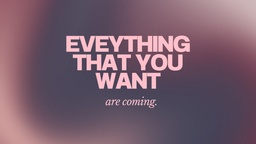
#> input picture Study/wp.jpg, 256 x 144 px, shrunk from 1920 x 1080 before the run, given in place of test.jpg, which was not available
$ jupyter execute 'gaussian blur.ipynb'
#> lines starting #> are read from the running program, lines starting #| are printed output that depends on the picture; pictures that were not available may be replaced by others from this repository, and a replacement may not be noted
[cell 1]
# Gaussian Blur Demo for Computer Vision Course
# Simple implementation for students with 3 weeks of Python experience

import math
import matplotlib.pyplot as plt
from PIL import Image
import numpy as np

[cell 2]
def create_gaussian_kernel(size, sigma):
    """
    Create a Gaussian blur kernel (filter)

    Parameters:
    - size: kernel size (must be odd number, e.g., 3, 5, 7)
    - sigma: standard deviation (controls blur strength)

    Returns:
    - 2D list representing the Gaussian kernel
    """
    print(f"Creating Gaussian kernel: size={size}x{size}, sigma={sigma}")

    # Make sure size is odd
    if size % 2 == 0:
        size += 1
        print(f"Adjusted kernel size to {size} (must be odd)")

    # Calculate the center of the kernel
    center = size // 2

    # Initialize empty kernel
    kernel = []
    kernel_sum = 0  # We'll use this to normalize the kernel

    # Generate Gaussian values
    for y in range(size):
        row = []
        for x in range(size):
            # Distance from center
            dx = x - center
            dy = y - center

            # Gaussian formula: e^(-(x²+y²)/(2σ²))
            distance_squared = dx * dx + dy * dy
            gaussian_value = math.exp(-distance_squared / (2 * sigma * sigma))

            row.append(gaussian_value)
            kernel_sum += gaussian_value

        kernel.append(row)

    # Normalize the kernel (make sure all values sum to 1)
    print("Normalizing kernel...")
    for y in range(size):
        for x in range(size):
            kernel[y][x] = kernel[y][x] / kernel_sum

    return kernel

[cell 3]
def print_kernel(kernel):
    """Print the kernel values in a nice format"""
    print("Gaussian Kernel:")
    for row in kernel:
        formatted_row = [f"{value:.4f}" for value in row]
        print("  " + " ".join(formatted_row))
    print()

[cell 4]
def apply_convolution(image_array, kernel):
    """
    Apply convolution (blur) to an image using the kernel

    Parameters:
    - image_array: 2D array representing grayscale image
    - kernel: 2D array representing the blur kernel

    Returns:
    - blurred_image: 2D array with blur applied
    """
    print("Applying convolution...")

    # Get dimensions
    img_height, img_width = len(image_array), len(image_array[0])
    kernel_size = len(kernel)
    kernel_center = kernel_size // 2

    # Create output image (same size as input)
    blurred_image = []

    # Process each pixel
    for y in range(img_height):
        row = []
        for x in range(img_width):

            # Calculate weighted sum for this pixel
            weighted_sum = 0

            # Apply kernel around current pixel
            for ky in range(kernel_size):
                for kx in range(kernel_size):
                    # Calculate image coordinates
                    img_y = y + ky - kernel_center
                    img_x = x + kx - kernel_center

                    # Handle edges by clamping to image boundaries
                    img_y = max(0, min(img_height - 1, img_y))
                    img_x = max(0, min(img_width - 1, img_x))

                    # Multiply pixel value by kernel weight
                    pixel_value = image_array[img_y][img_x]
                    kernel_weight = kernel[ky][kx]
                    weighted_sum += pixel_value * kernel_weight

            row.append(int(weighted_sum))

        blurred_image.append(row)

        # Show progress (every 50 rows)
        if (y + 1) % 50 == 0:
            print(f"  Processed {y + 1}/{img_height} rows")

    return blurred_image

[cell 5]
def load_and_prepare_image(filename):
    """Load image and convert to grayscale for processing"""
#> called with filename = 'test.jpg'
    print(f"Loading image: {filename}")

    try:
        # Load image using PIL
        img = Image.open(filename)
#> img is the input picture: PIL image 256x144 RGB; mean R, G, B 120.8, 93.9, 109.2
        print(f"Original image size: {img.size}")
#| Original image size: (256, 144)

        # Convert to grayscale for simplicity
        img_gray = img.convert('L')
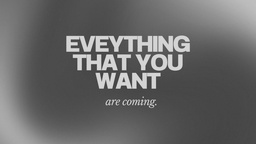
#> img_gray: PIL image 256x144 L; min 43, max 226, mean 103.7

        # Convert to 2D list of pixel values
        img_array = []
        for y in range(img_gray.height):
            row = []
            for x in range(img_gray.width):
                pixel_value = img_gray.getpixel((x, y))
                row.append(pixel_value)
            img_array.append(row)
#> after the loop, img_array = 144 items

        return img_array

    except FileNotFoundError:
        print(f"Error: Could not find image file '{filename}'")
        print("Please make sure 'test.jpg' is in the same directory as this script.")
        return None

[cell 6]
def save_image_array(image_array, filename):
    """Save 2D array as image file"""
    height = len(image_array)
    width = len(image_array[0])

    # Create PIL image from array
    img = Image.new('L', (width, height))

    for y in range(height):
        for x in range(width):
            img.putpixel((x, y), image_array[y][x])

    img.save(filename)
    print(f"Saved result as: {filename}")

[cell 7]
def demonstrate_gaussian_blur():
    """Main demonstration function"""
    print("=== Gaussian Blur Demonstration ===")
    print("This demo shows how computer vision applies blur effects to images")
    print()

    # Load the test image
    original_image = load_and_prepare_image("test.jpg")
#> original_image = 144 items
    if original_image is None:
        return

    # Test different blur strengths
    blur_configs = [
        {"size": 3, "sigma": 1.0, "name": "Light Blur"},
        {"size": 5, "sigma": 1.5, "name": "Medium Blur"},
        {"size": 7, "sigma": 2.0, "name": "Heavy Blur"},
        {"size": 11, "sigma": 3.0, "name": "Very Heavy Blur"}
    ]

    # Prepare subplot for comparison
    plt.figure(figsize=(15, 12))

    # Show original image
    plt.subplot(2, 3, 1)
    plt.imshow(original_image, cmap='gray')
    plt.title("Original Image")
    plt.axis('off')

    # Apply different blur levels
    for i, config in enumerate(blur_configs):
        print(f"\n--- {config['name']} ---")

        # Step 1: Create Gaussian kernel
        kernel = create_gaussian_kernel(config['size'], config['sigma'])

        # Step 2: Show kernel (only for small kernels)
        if config['size'] <= 7:
            print_kernel(kernel)

        # Step 3: Apply blur
        blurred_image = apply_convolution(original_image, kernel)

        # Step 4: Save result
        filename = f"blur_{config['name'].lower().replace(' ', '_')}.jpg"
        save_image_array(blurred_image, filename)

        # Step 5: Show in plot
        plt.subplot(2, 3, i + 2)
        plt.imshow(blurred_image, cmap='gray')
        plt.title(f"{config['name']}\nKernel: {config['size']}x{config['size']}, σ={config['sigma']}")
        plt.axis('off')
#> this loop made 4 passes
#|   Processed 50/144 rows
#|   Processed 100/144 rows
#|   Processed 50/144 rows
#|   Processed 100/144 rows
#|   Processed 50/144 rows
#|   Processed 100/144 rows
#|   Processed 50/144 rows
#|   Processed 100/144 rows
#> pass 1, in save_image_array, `img.save(filename)`:
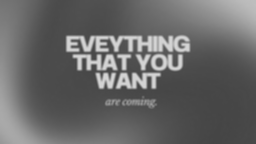
#> saved as blur_light_blur.jpg: PIL image 256x144 L; min 68, max 214, mean 103.2

    plt.tight_layout()
    plt.savefig("gaussian_blur_comparison.png", dpi=150, bbox_inches='tight')
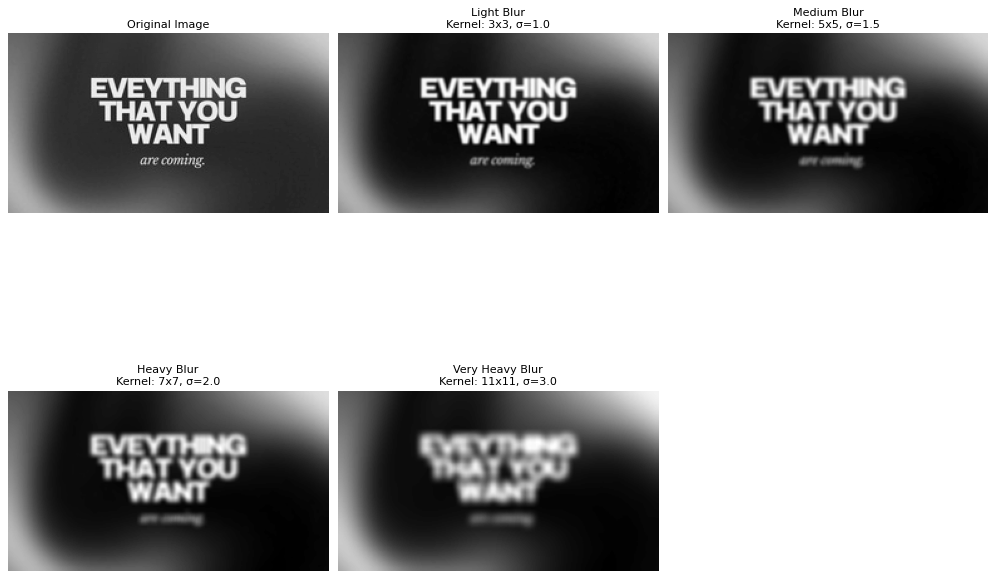
#> figure drawn by matplotlib, 5 panels
    plt.show()

    print("\n=== Demo Complete! ===")
    print("Key Learning Points:")
    print("1. Larger kernel size = more blur")
    print("2. Higher sigma value = stronger blur effect")
    print("3. Convolution applies the kernel to every pixel")
    print("4. Gaussian kernels create natural-looking blur")
    print("\nFiles created:")
    print("- Individual blur results: blur_*.jpg")
    print("- Comparison chart: gaussian_blur_comparison.png")
